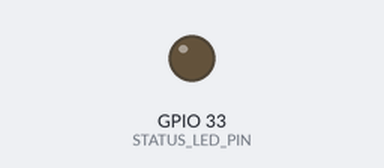
This program was run on a simulated ESP32. On the bench: output pins drawn as LEDs (lit = HIGH). Dashed ring = blinking. Storage starts empty; the camera gives no picture. At 7.0 s the program puts the board to deep sleep or switches it off; the recording ends there.

Above: at 0.6 s.
At 3.8 s:
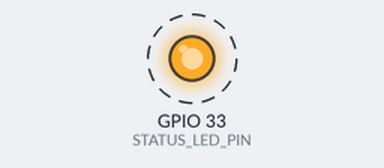
Timing chart, 0 to 4.6 s (numbered marks = the images above):
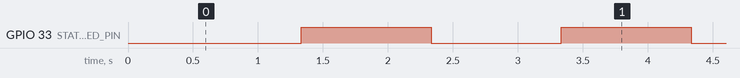

Measured:
- by itself, GPIO 33 (STATUS_LED_PIN): alternates HIGH for 1.0 s and LOW for 1.0 s

The program:

main.cpp
```cpp
#include <Arduino.h>
#include "esp_camera.h"
#include "FS.h"
#include "SD_MMC.h"

#define STATUS_LED_PIN  33   // onboard red LED, active-LOW

// AI Thinker ESP32-CAM pin definition
#define PWDN_GPIO_NUM     32
#define RESET_GPIO_NUM    -1
#define XCLK_GPIO_NUM      0
#define SIOD_GPIO_NUM     26
#define SIOC_GPIO_NUM     27

#define Y9_GPIO_NUM       35
#define Y8_GPIO_NUM       34
#define Y7_GPIO_NUM       39
#define Y6_GPIO_NUM       36
#define Y5_GPIO_NUM       21
#define Y4_GPIO_NUM       19
#define Y3_GPIO_NUM       18
#define Y2_GPIO_NUM        5
#define VSYNC_GPIO_NUM    25
#define HREF_GPIO_NUM     23
#define PCLK_GPIO_NUM     22

// ---- Capture cycle config ----
#define CAPTURE_INTERVAL_SEC 3

// Pictures go into numbered subfolders (/0000, /0001, ...) instead of the
// card's root. FAT limits how many entries one directory can hold (about
// 65,536, and a long filename uses several entries each), so a single
// folder with every picture eventually refuses new files even when the
// card is mostly empty.
#define PICTURES_PER_FOLDER 1000
#define MAX_FOLDER_CREATE_ATTEMPTS 3

// ---- Camera init config ----
#define MAX_CAMERA_INIT_ATTEMPTS 3
#define MAX_CAPTURE_ATTEMPTS 3


// Frames discarded before the one we save. AEC/AGC are auto and adjust
// gradually frame to frame, so after any lighting change (or waking
// from sleep) the first frame may still be mid-convergence.
#define WARMUP_FRAMES 5

// If a capture fails, recover with a real power cycle rather than just
// re-initializing the camera in software - this resets everything
// (camera, SD card, all peripherals), not just the camera, which
// matters for cold-related glitches outdoors that could affect either.
#define RECOVERY_SLEEP_SEC 5


// ---------------- Logging ----------------

// Simple timestamped log to SD for diagnosing intermittent failures
// after the fact (millis() resets on every reboot/deep sleep, but the
// relative gaps between entries are still useful for spotting patterns).
void logEvent(String msg) {
  File f = SD_MMC.open("/log.txt", FILE_APPEND);
  if (!f) return;
  f.printf("[%lu ms] %s\n", millis(), msg.c_str());
  f.close();
}

// ---------------- LED ----------------

void blinkLed(int times, int delayMs = 200) {
  pinMode(STATUS_LED_PIN, OUTPUT);

  for (int i = 0; i < times; i++) {
    digitalWrite(STATUS_LED_PIN, LOW);  // on
    delay(delayMs);
    digitalWrite(STATUS_LED_PIN, HIGH); // off
    delay(delayMs);
  }
}

// ---------------- Camera ----------------

bool configInitCamera(){
  camera_config_t config = {};
  config.ledc_channel = LEDC_CHANNEL_0;
  config.ledc_timer = LEDC_TIMER_0;
  config.pin_d0 = Y2_GPIO_NUM;
  config.pin_d1 = Y3_GPIO_NUM;
  config.pin_d2 = Y4_GPIO_NUM;
  config.pin_d3 = Y5_GPIO_NUM;
  config.pin_d4 = Y6_GPIO_NUM;
  config.pin_d5 = Y7_GPIO_NUM;
  config.pin_d6 = Y8_GPIO_NUM;
  config.pin_d7 = Y9_GPIO_NUM;
  config.pin_xclk = XCLK_GPIO_NUM;
  config.pin_pclk = PCLK_GPIO_NUM;
  config.pin_vsync = VSYNC_GPIO_NUM;
  config.pin_href = HREF_GPIO_NUM;
  config.pin_sccb_sda = SIOD_GPIO_NUM;
  config.pin_sccb_scl = SIOC_GPIO_NUM;
  config.pin_pwdn = PWDN_GPIO_NUM;
  config.pin_reset = RESET_GPIO_NUM;
  config.xclk_freq_hz = 20000000;
  config.pixel_format = PIXFORMAT_JPEG;

  config.frame_size = FRAMESIZE_SXGA;
  config.jpeg_quality = 12; //Sucess with quality 12
  config.fb_count = 2;

  if (psramFound()) {
    config.fb_location = CAMERA_FB_IN_PSRAM;
  } else {
    config.frame_size = FRAMESIZE_SVGA; // fall back if no PSRAM
    config.fb_location = CAMERA_FB_IN_DRAM;
  }

  esp_err_t err;

  for (int attempt = 1; attempt <= MAX_CAMERA_INIT_ATTEMPTS; attempt++) {
    err = esp_camera_init(&config);
    if (err == ESP_OK) {
      break; // success, stop retrying
    }

    logEvent("Camera init attempt " + String(attempt) + " failed: 0x" + String(err, HEX) + "\n");
    esp_camera_deinit();
    delay(200);
  }

  sensor_t * s = esp_camera_sensor_get();
  s->set_brightness(s, 0);
  s->set_contrast(s, 0);
  s->set_saturation(s, 0);
  s->set_special_effect(s, 0);
  s->set_whitebal(s, 1);
  s->set_awb_gain(s, 1);
  s->set_wb_mode(s, 0);
  s->set_exposure_ctrl(s, 1);
  s->set_aec2(s, 1);          // advanced AEC, better in varying light
  s->set_ae_level(s, 1);      // raised from 0: new location is dimmer, biasing
                              // target brighter. gainceiling stays low, so
                              // this mostly extends exposure time, not gain -
                              // safe now that we know exposure length wasn't
                              // the actual cause of the earlier failures.
  s->set_aec_value(s, 300);
  s->set_gain_ctrl(s, 1);
  s->set_gainceiling(s, (gainceiling_t)1);
  s->set_bpc(s, 0);
  s->set_wpc(s, 1);
  s->set_raw_gma(s, 1);
  s->set_lenc(s, 1);
  s->set_hmirror(s, 0);
  s->set_vflip(s, 0);
  s->set_dcw(s, 1);
  s->set_colorbar(s, 0);

  return true;
}

// A valid JPEG must start with SOI (0xFFD8) and end with EOI (0xFFD9),
// and be a plausible size. Corrupted/incomplete frames from an SCCB
// glitch or timing hiccup after light sleep usually fail this check.
bool isValidJpeg(camera_fb_t * fb) {
  if (!fb || fb->len < 1000) return false;

  bool validStart = (fb->buf[0] == 0xFF && fb->buf[1] == 0xD8);
  bool validEnd = (fb->buf[fb->len - 2] == 0xFF && fb->buf[fb->len - 1] == 0xD9);

  return validStart && validEnd;
}

bool takePhoto(String path){
  // Discard a few frames first so auto exposure/gain can converge to
  // current lighting before the frame we actually keep.
  for (int i = 0; i < WARMUP_FRAMES; i++) {
    camera_fb_t * warmupFb = esp_camera_fb_get();
    if (warmupFb) esp_camera_fb_return(warmupFb);
  }
  camera_fb_t * fb = nullptr;

  for (int attempt = 1; attempt <= MAX_CAPTURE_ATTEMPTS; attempt++) {
    if (fb) esp_camera_fb_return(fb);

    fb = esp_camera_fb_get();

    if (isValidJpeg(fb)) {
      break; // good frame, stop retrying
    }

    logEvent(path + ": attempt " + String(attempt) + " produced a bad frame, retrying...\n");
    delay(50);
  }

  if (!isValidJpeg(fb)) {
    logEvent("Picture " + path +
             ": FAILED - no valid JPEG (last frame size=" +
             String(fb ? fb->len : 0) + " bytes)");
    if (fb) esp_camera_fb_return(fb);
    return false;
  }

  File file = SD_MMC.open(path.c_str(), FILE_WRITE);

  if (!file) {
    esp_camera_fb_return(fb);
    return false;
  }

  file.write(fb->buf, fb->len);
  file.close();
  esp_camera_fb_return(fb);
  return true;
}

// ---------------- Counter ----------------

uint32_t loadCounter(){
  File f = SD_MMC.open("/counter.txt");
  if(!f) return 0;

  uint32_t count = f.parseInt();
  f.close();
  return count;
}

void saveCounter(uint32_t count){
  File f = SD_MMC.open("/counter.txt", FILE_WRITE);
  if(!f) return;

  f.seek(0);
  f.print(count);
  f.close();
}

// ----------------Storage layout ------------

// Returns the full path for a picture number, e.g. picture  3456 ->
// "/0002/picture_3456.jpg", creating the forlder first if ir doesn't exist.

String preparePicturePath(uint32_t pictureNumber) {
  char folder[12];
  snprintf(folder, sizeof(folder), "/%04u", (unsigned)(pictureNumber/PICTURES_PER_FOLDER));

  bool folderReady = false;
  for (int attempt = 1; attempt <= MAX_FOLDER_CREATE_ATTEMPTS; attempt++){
    if (SD_MMC.exists(folder) || SD_MMC.mkdir(folder)) {
      folderReady = true;
      break;
    }
    delay(100);
  }

   if (!folderReady) {
    logEvent("Picture #" + String(pictureNumber) + ": could not create folder " + String(folder));
  }

  return String(folder) + "/picture_" + String(pictureNumber) + ".jpg";

}

// ---------------- Sleep ----------------

void enterLightSleep(uint64_t sleepSeconds) {
  // Keep these domains powered through light sleep. The camera's XCLK
  // is generated via LEDC, which depends on the APB clock; letting these
  // domains power down mid-sleep can interrupt XCLK and desync the
  // sensor on wake, which shows up as gray/corrupted frames.
  esp_sleep_pd_config(ESP_PD_DOMAIN_XTAL, ESP_PD_OPTION_ON);
  esp_sleep_pd_config(ESP_PD_DOMAIN_RTC_PERIPH, ESP_PD_OPTION_ON);

  esp_sleep_enable_timer_wakeup(sleepSeconds * 1000000ULL);
  esp_light_sleep_start();
  // Execution resumes here on wake - camera, SD_MMC, and sensor
  // configuration all remain intact, no re-init needed.
}

// ---------------- Main ----------------

void setup() {
  Serial.begin(115200);

  if(!SD_MMC.begin()){ // default 4-bit mode
    blinkLed(100);
    return;
  }

  logEvent("Boot, reset reason: " + String((int)esp_rom_get_reset_reason(0)));

  if (!configInitCamera()) {
    return; // init failure, program stops here
  }

  blinkLed(3, 1000); // signal successful startup

  uint32_t count = loadCounter();

  logEvent("Boot / camera init OK");

  while (true) {
    String path = preparePicturePath(count);

    if (takePhoto(path)) {
      saveCounter(++count);
      Serial.println(path);
    } else {
      logEvent("Capture failed after retries, power-cycling to recover");
      esp_sleep_enable_timer_wakeup(RECOVERY_SLEEP_SEC * 1000000ULL);
      esp_deep_sleep_start();
      // Device fully reboots after this; setup() re-initializes
      // everything clean, including the SD card, not just the camera.
    }

    enterLightSleep(CAPTURE_INTERVAL_SEC);
    delay(50); // let camera clock/SCCB stabilize after wake before next capture
  }

}


void loop() {
  // unused - all logic lives in setup()'s while(true) loop
}
```
